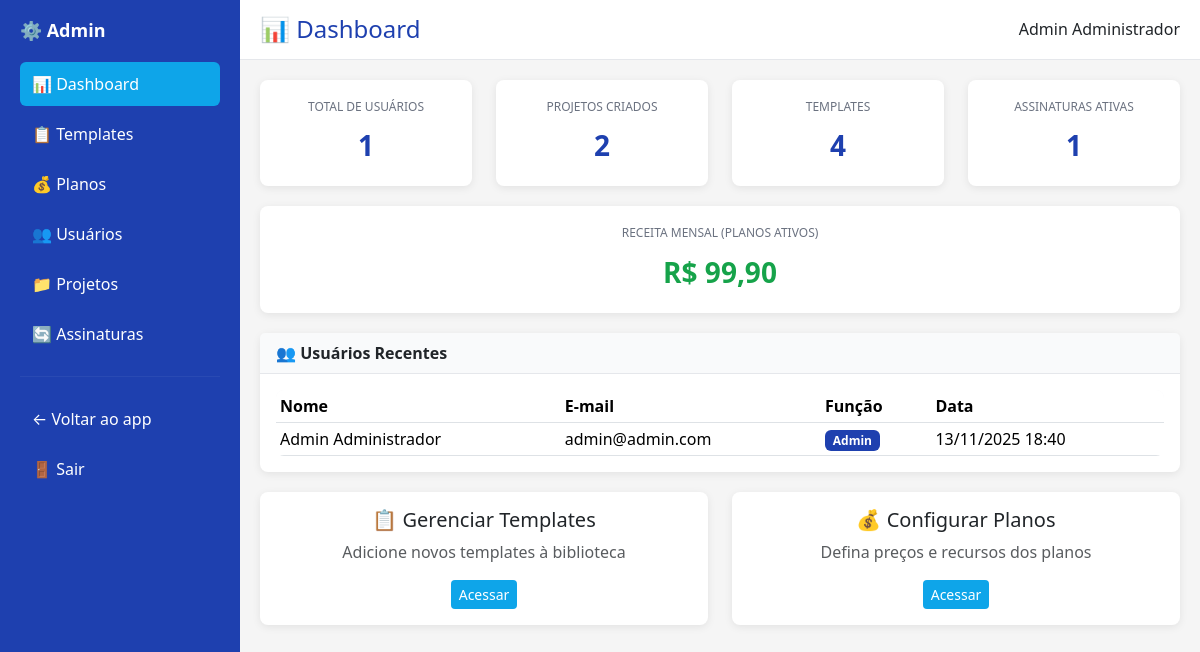
The page / (signed in) on the database its author committed.
### tables this page shows
CREATE TABLE users (
                id INTEGER PRIMARY KEY AUTOINCREMENT,
                name TEXT NOT NULL,
                email TEXT UNIQUE NOT NULL,
                password TEXT NOT NULL,
                role TEXT DEFAULT 'user' CHECK(role IN ('user', 'admin')),
                domains_used INTEGER DEFAULT 0,
                subdomains_used INTEGER DEFAULT 0,
                status TEXT DEFAULT 'active' CHECK(status IN ('active', 'inactive', 'suspended')),
                created_at DATETIME DEFAULT CURRENT_TIMESTAMP,
                updated_at DATETIME DEFAULT CURRENT_TIMESTAMP,
                deleted_at DATETIME
            );

### app/Controllers/AdminController.php (called while the page is built, shortened)
<?php
class AdminController
{
    private $pdo;
    public function __construct()
    {
        $this->pdo = require __DIR__ . '/../../config/database.php';
    }
    public function dashboard()
    {
        $totalUsers = $this->pdo->query("SELECT COUNT(*) FROM users")->fetchColumn();
        $totalProjects = $this->pdo->query("SELECT COUNT(*) FROM projects")->fetchColumn();
        $totalTemplates = $this->pdo->query("SELECT COUNT(*) FROM templates_library")->fetchColumn();
        $totalSubscriptions = $this->pdo->query("SELECT COUNT(*) FROM subscriptions WHERE status='active'")->fetchColumn();
        $revenue = $this->pdo->query("
            SELECT COALESCE(SUM(p.price), 0) as total
            FROM subscriptions s
            JOIN plans p ON s.plan_id = p.id
            WHERE s.status='active'
        ")->fetch(\PDO::FETCH_ASSOC)['total'];
        $recentUsers = $this->pdo->query("
            SELECT id, name, email, role, created_at FROM users ORDER BY created_at DESC LIMIT 5
        ")->fetchAll(\PDO::FETCH_ASSOC);
        include __DIR__ . '/../Views/admin/dashboard.php';
    }
}

### public/index.php (called while the page is built, shortened)
<?php
require_once __DIR__ . '/../config/routes.php';

### config/database.php (called while the page is built, shortened)
<?php
$dbFile = __DIR__ . '/../database/app.db';
try {
    $pdo = new \PDO('sqlite:' . $dbFile);
    $pdo->setAttribute(\PDO::ATTR_ERRMODE, \PDO::ERRMODE_EXCEPTION);
    $pdo->exec('PRAGMA foreign_keys = ON');
    return $pdo;
} catch (\PDOException $e) {
    die('Erro ao conectar ao banco SQLite: ' . $e->getMessage());
}

### app/Views/admin/dashboard.php (the view, shortened to what this page needs)
<!DOCTYPE html>
<html lang="pt-BR">
<head>
    <link href="https://cdn.jsdelivr.net/npm/bootstrap@5.3.2/dist/css/bootstrap.min.css" rel="stylesheet">
</head>
<body>
    <div class="sidebar">
        <h4>⚙️ Admin</h4>
        <a href="/admin" class="active">📊 Dashboard</a>
        <a href="/admin/templates">📋 Templates</a>
        <a href="/admin/plans">💰 Planos</a>
        <a href="/admin/users">👥 Usuários</a>
        <a href="/admin/projects">📁 Projetos</a>
        <a href="/admin/subscriptions">🔄 Assinaturas</a>
        <hr style="border-color: rgba(255,255,255,0.2); margin: 20px 0;">
        <a href="/projects">← Voltar ao app</a>
        <a href="/logout">🚪 Sair</a>
    </div>
    <div class="main-content">
        <div class="topbar">
            <h2>📊 Dashboard</h2>
            <div class="user-menu">
                <span><?= $_SESSION['user_name'] ?? 'Admin' ?></span>
            </div>
        </div>
        <div class="content-area">
            <div class="row">
                <div class="col-md-3">
                    <div class="stat-card">
                        <h6>Total de Usuários</h6>
                        <div class="number"><?= $totalUsers ?></div>
                    </div>
                </div>
                <div class="col-md-3">
                    <div class="stat-card">
                        <h6>Projetos Criados</h6>
                        <div class="number"><?= $totalProjects ?></div>
                    </div>
                </div>
                <div class="col-md-3">
                    <div class="stat-card">
                        <h6>Templates</h6>
                        <div class="number"><?= $totalTemplates ?></div>
                    </div>
                </div>
                <div class="col-md-3">
                    <div class="stat-card">
                        <h6>Assinaturas Ativas</h6>
                        <div class="number"><?= $totalSubscriptions ?></div>
                    </div>
                </div>
            </div>
            <div class="row">
                <div class="col-md-12">
                    <div class="stat-card">
                        <h6>Receita Mensal (Planos Ativos)</h6>
                        <div class="number" style="color: #16a34a;">R$ <?= number_format($revenue, 2, ',', '.') ?></div>
                    </div>
                </div>
            </div>
            <div class="card">
                <div class="card-header">
                    👥 Usuários Recentes
                </div>
                <div class="card-body">
                    <table class="table table-sm mb-0">
                        <thead>
                            <tr>
                                <th>Nome</th>
                                <th>E-mail</th>
                                <th>Função</th>
                                <th>Data</th>
                            </tr>
                        </thead>
                        <tbody>
                            <?php foreach ($recentUsers as $user): ?>
                            <tr>
                                <td><?= htmlspecialchars($user['name']) ?></td>
                                <td><?= htmlspecialchars($user['email']) ?></td>
                                <td>
                                    <span class="badge"
                                        style="background: <?= $user['role'] === 'admin' ? '#1e40af' : '#0ea5e9' ?>">
                                        <?= ucfirst($user['role']) ?>
                                    </span>
                                </td>
                                <td><?= date('d/m/Y H:i', strtotime($user['created_at'])) ?></td>
                            </tr>
                            <?php endforeach; ?>
                        </tbody>
                    </table>
                </div>
            </div>
            <div class="row">
                <div class="col-md-6">
                    <div class="card">
                        <div class="card-body text-center">
                            <h5>📋 Gerenciar Templates</h5>
                            <p class="text-muted">Adicione novos templates à biblioteca</p>
                            <a href="/admin/templates" class="btn btn-primary btn-sm">Acessar</a>
                        </div>
                    </div>
                </div>
                <div class="col-md-6">
                    <div class="card">
                        <div class="card-body text-center">
                            <h5>💰 Configurar Planos</h5>
                            <p class="text-muted">Defina preços e recursos dos planos</p>
                            <a href="/admin/plans" class="btn btn-primary btn-sm">Acessar</a>
                        </div>
                    </div>
                </div>
            </div>
        </div>
    </div>
</body>
</html>

### app/Views/admin/dashboard.php (style rules this page uses)
body { display: flex; height: 100vh; background: #f5f5f5; }
.sidebar { width: 240px; background: #1e40af; color: white; padding: 20px; overflow-y: auto; position: fixed; height: 100vh; left: 0; top: 0; }
.sidebar h4 { margin-bottom: 20px; font-size: 18px; font-weight: 700; }
.sidebar a { display: block; color: white; text-decoration: none; padding: 10px 12px; border-radius: 6px; margin-bottom: 6px; transition: background 0.3s; }
.sidebar a:hover, .sidebar a.active { background: #0ea5e9; }
.main-content { margin-left: 240px; flex: 1; display: flex; flex-direction: column; }
.topbar { background: white; padding: 15px 20px; border-bottom: 1px solid #e5e7eb; display: flex; justify-content: space-between; align-items: center; }
.topbar h2 { margin: 0; font-size: 24px; color: #1e40af; }
.content-area { flex: 1; overflow-y: auto; padding: 20px; }
.stat-card { background: white; padding: 20px; border-radius: 8px; text-align: center; box-shadow: 0 2px 8px rgba(0, 0, 0, 0.08); margin-bottom: 20px; }
.stat-card h6 { color: #6b7280; margin-bottom: 10px; font-size: 12px; text-transform: uppercase; }
.stat-card .number { font-size: 28px; font-weight: 700; color: #1e40af; }
.card { border: none; border-radius: 8px; box-shadow: 0 2px 8px rgba(0, 0, 0, 0.08); margin-bottom: 20px; }
.card-header { background: #f9fafb; border-bottom: 1px solid #e5e7eb; font-weight: 600; }
table { background: white; border-radius: 8px; overflow: hidden; }
thead { background: #f9fafb; }
.btn-primary { background: #0ea5e9; border: none; }

### rows shown on the page
users: name "Admin Administrador", email "admin@admin.com", role "Admin", created_at "13/11/2025 18:40"

### other values the page prints
$_SESSION['user_name'] "Admin Administrador"
$totalUsers "1"
$totalProjects "2"
$totalTemplates "4"
$totalSubscriptions "1"
$revenue "99,90"
